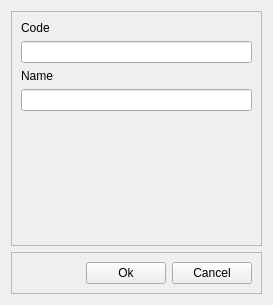
<?xml version="1.0" encoding="UTF-8"?>
<ui version="4.0">
 <class>AddCstIcmsView</class>
 <widget class="QWidget" name="AddCstIcmsView">
  <property name="geometry">
   <rect>
    <x>0</x>
    <y>0</y>
    <width>273</width>
    <height>305</height>
   </rect>
  </property>
  <property name="windowTitle">
   <string>Add new cst icms</string>
  </property>
  <layout class="QVBoxLayout" name="verticalLayout_2">
   <item>
    <widget class="QFrame" name="frame">
     <property name="frameShape">
      <enum>QFrame::StyledPanel</enum>
     </property>
     <property name="frameShadow">
      <enum>QFrame::Raised</enum>
     </property>
     <layout class="QGridLayout" name="gridLayout">
      <item row="0" column="0">
       <widget class="QLabel" name="label_2">
        <property name="text">
         <string>Code</string>
        </property>
       </widget>
      </item>
      <item row="1" column="0">
       <widget class="QLineEdit" name="codeLineEdit">
        <property name="maxLength">
         <number>2</number>
        </property>
       </widget>
      </item>
      <item row="2" column="0">
       <widget class="QLabel" name="label">
        <property name="text">
         <string>Name</string>
        </property>
       </widget>
      </item>
      <item row="3" column="0">
       <widget class="QLineEdit" name="nameLineEdit">
        <property name="maxLength">
         <number>200</number>
        </property>
       </widget>
      </item>
      <item row="4" column="0">
       <spacer name="verticalSpacer">
        <property name="orientation">
         <enum>Qt::Vertical</enum>
        </property>
        <property name="sizeHint" stdset="0">
         <size>
          <width>20</width>
          <height>40</height>
         </size>
        </property>
       </spacer>
      </item>
     </layout>
    </widget>
   </item>
   <item>
    <widget class="QFrame" name="frame_2">
     <property name="frameShape">
      <enum>QFrame::StyledPanel</enum>
     </property>
     <property name="frameShadow">
      <enum>QFrame::Raised</enum>
     </property>
     <layout class="QHBoxLayout" name="horizontalLayout">
      <item>
       <spacer name="horizontalSpacer">
        <property name="orientation">
         <enum>Qt::Horizontal</enum>
        </property>
        <property name="sizeHint" stdset="0">
         <size>
          <width>74</width>
          <height>20</height>
         </size>
        </property>
       </spacer>
      </item>
      <item>
       <widget class="QPushButton" name="okPushButton">
        <property name="text">
         <string>Ok</string>
        </property>
       </widget>
      </item>
      <item>
       <widget class="QPushButton" name="cancelPushButton">
        <property name="text">
         <string>Cancel</string>
        </property>
       </widget>
      </item>
     </layout>
    </widget>
   </item>
  </layout>
 </widget>
 <resources/>
 <connections/>
</ui>
